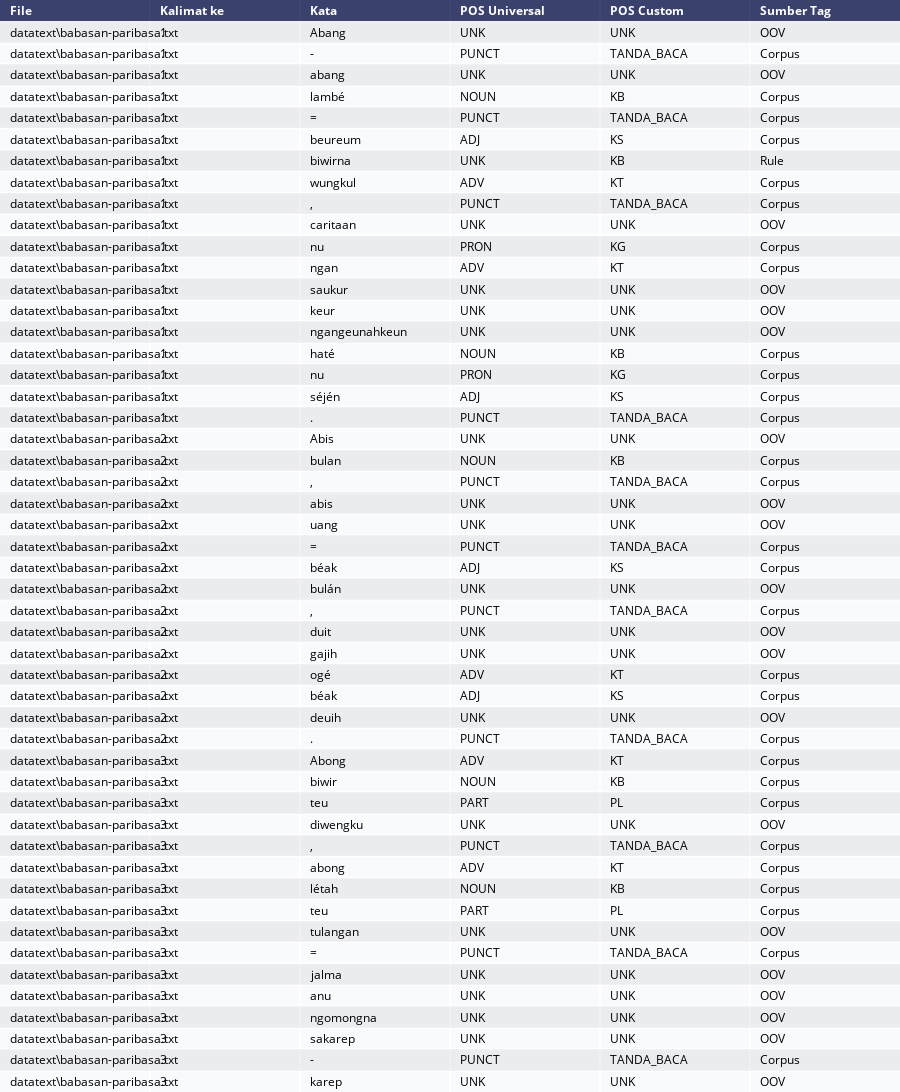

The code cell stored with this chart in its notebook:
### Code cell
import glob
import re
import pandas as pd
import plotly.express as px
import plotly.figure_factory as ff

# ==== 1. Fungsi untuk load corpus POS ====
def load_corpus(path):
    corpus = {}
    with open(path, "r", encoding="utf-8") as f:
        for line in f:
            line = line.strip()
            if not line or "/" not in line:
                continue
            word, pos = line.rsplit("/", 1)  # pakai rsplit supaya lebih aman
            word = word.lower().replace("é", "e")  # anggap é = e
            corpus[word] = pos
    return corpus

# ==== 2. Load corpus universal & custom ====
corpus_universal = load_corpus("corpus/pos-uni.txt")
corpus_custom = load_corpus("corpus/pos-sun.txt")

# ==== 3. Fungsi bantu untuk cek ke corpus ====
def _get_word_tag(word: str) -> str:
    """Cek tag dari corpus custom dulu, lalu universal"""
    return corpus_custom.get(word, corpus_universal.get(word, "UNK"))

def _check_infiks_ar(word: str):
    """Check for -ar- infix pattern (huruf ke-2 'a' dan ke-3 'r')"""
    if len(word) >= 4 and word[1] == 'a' and word[2] == 'r':
        base_word = word[0] + word[3:]
        return True, base_word
    return False, word

def _apply_kb_rules(word: str):
    """Apply KB rules untuk kata OOV"""
    word_lower = word.lower()

    # Rule: (-ar- jika huruf ke-2 a dan ke-3 r) + KB
    has_ar_infix, word_without_ar = _check_infiks_ar(word_lower)
    if has_ar_infix:
        base_tag = _get_word_tag(word_without_ar)
        if base_tag == 'KB':
            return 'KB'
        word_lower = word_without_ar

    # Rule: ka- + KS
    if word_lower.startswith('ka'):
        base_word = word_lower[2:]
        if base_word and _get_word_tag(base_word) == 'KS':
            return 'KB'

    # Rule: pa- + [KB / KP / KS]
    if word_lower.startswith('pa'):
        base_word = word_lower[2:]
        if base_word and _get_word_tag(base_word) in ['KB', 'KP', 'KS']:
            return 'KB'

    # Rule: pang- + [KB / KS]
    if word_lower.startswith('pang'):
        base_word = word_lower[4:]
        if base_word and _get_word_tag(base_word) in ['KB', 'KS']:
            return 'KB'

    # Rule: ar- + KB
    if word_lower.startswith('ar'):
        base_word = word_lower[2:]
        if base_word and _get_word_tag(base_word) == 'KB':
            return 'KB'

    # Rule: [KB / KP / KS] + -an
    if word_lower.endswith('an'):
        base_word = word_lower[:-2]
        if base_word and _get_word_tag(base_word) in ['KB', 'KP', 'KS']:
            return 'KB'

    # Rule: [KB / KP] + -eun
    if word_lower.endswith('eun'):
        base_word = word_lower[:-3]
        if base_word and _get_word_tag(base_word) in ['KB', 'KP']:
            return 'KB'

    # Rule: [KB / KP / KS / WIL] + -na
    if word_lower.endswith('na'):
        base_word = word_lower[:-2]
        if base_word and _get_word_tag(base_word) in ['KB', 'KP', 'KS', 'WIL']:
            return 'KB'

    # Rule: ka- + [KB / KP / KS] + -an
    if word_lower.startswith('ka') and word_lower.endswith('an'):
        base_word = word_lower[2:-2]
        if base_word and _get_word_tag(base_word) in ['KB', 'KP', 'KS']:
            return 'KB'

    # Rule: pa- + [KB / KP / KS] + -an
    if word_lower.startswith('pa') and word_lower.endswith('an'):
        base_word = word_lower[2:-2]
        if base_word and _get_word_tag(base_word) in ['KB', 'KP', 'KS']:
            return 'KB'

    # Rule: per- + KP + -an
    if word_lower.startswith('per') and word_lower.endswith('an'):
        base_word = word_lower[3:-2]
        if base_word and _get_word_tag(base_word) == 'KP':
            return 'KB'

    # Rule: pi- + KB + -an
    if word_lower.startswith('pi') and word_lower.endswith('an'):
        base_word = word_lower[2:-2]
        if base_word and _get_word_tag(base_word) == 'KB':
            return 'KB'

    # Rule: pi- + [KB / KP / KS] + -eun
    if word_lower.startswith('pi') and word_lower.endswith('eun'):
        base_word = word_lower[2:-3]
        if base_word and _get_word_tag(base_word) in ['KB', 'KP', 'KS']:
            return 'KB'

    return None

# ==== 4. Ambil semua file teks ====
files = glob.glob("datatext/*.txt")

all_data = []
oov_words = set()

# ==== 5. Proses setiap file ====
for file in files:
    with open(file, "r", encoding="utf-8") as f:
        text = f.read()

    # Pisahkan kalimat (akhiran .!? atau baris baru)
    sentences = re.split(r'(?<=[.!?])\s+|\n+', text.strip())
    sentences = [s for s in sentences if s]

    for i, sentence in enumerate(sentences, start=1):
        tokens = re.findall(r"\w+|[^\w\s]", sentence, re.UNICODE)

        for w in tokens:
            w_norm = w.lower().replace("é", "e")  # normalisasi huruf
            sumber_tag = "Corpus"

            if w_norm.isdigit():
                pos_uni, pos_cus = "NUM", "ANGKA"
            elif re.match(r"^\W+$", w_norm):  # tanda baca
                pos_uni, pos_cus = "PUNCT", "TANDA_BACA"
            else:
                pos_uni = corpus_universal.get(w_norm, "NOUN")  # default = NOUN
                pos_cus = corpus_custom.get(w_norm, "KB")       # default = KB (kata benda)

                # Kalau OOV, coba rule-based
                if pos_uni == "NOUN" and pos_cus == "KB":
                    rule_tag = _apply_kb_rules(w_norm)
                    if rule_tag:
                        pos_cus = rule_tag
                        sumber_tag = "Rule"
                    else:
                        oov_words.add(w_norm)
                        sumber_tag = "OOV"


            all_data.append({
                "File": file,
                "Kalimat ke": i,
                "Kata": w,
                "POS Universal": pos_uni,
                "POS Custom": pos_cus,
                "Sumber Tag": sumber_tag
            })

# ==== 6. DataFrame hasil tagging ====
df_pos = pd.DataFrame(all_data)

# ==== 7. Statistik kata ====
total_kata = len(df_pos)
kata_oov = len([w for w in df_pos["Sumber Tag"] if w == "OOV"])
kata_rule = len([w for w in df_pos["Sumber Tag"] if w == "Rule"])
kata_corpus = total_kata - kata_oov - kata_rule

print("=== Statistik Kata ===")
print(f"Total kata        : {total_kata}")
print(f"Kata dari Corpus  : {kata_corpus}")
print(f"Kata dari Rule    : {kata_rule}")
print(f"Kata OOV          : {kata_oov}")

# Simpan kata OOV ke file
import os

# Pastikan file disimpan di folder yang valid
output_file = os.path.join(os.getcwd(), "oov.txt")

with open(output_file, "w", encoding="utf-8") as f:
    for w in sorted(oov_words):
        f.write(w + "\n")

print(f"Daftar OOV berhasil disimpan ke: {output_file}")

# ==== 8. Tabel interaktif (preview 50 baris pertama) ====
fig_table = ff.create_table(df_pos.head(50))
fig_table.show()

# ==== 9. Distribusi POS Universal ====
pos_counts_uni = df_pos["POS Universal"].value_counts().reset_index()
pos_counts_uni.columns = ["POS", "Jumlah"]

fig_uni = px.bar(
    pos_counts_uni, x="POS", y="Jumlah",
    title="Distribusi POS (Universal)", color="POS",
    text="Jumlah"
)
fig_uni.update_traces(textposition="outside")
fig_uni.show()

# ==== 10. Distribusi POS Custom ====
pos_counts_cus = df_pos["POS Custom"].value_counts().reset_index()
pos_counts_cus.columns = ["POS", "Jumlah"]

fig_cus = px.bar(
    pos_counts_cus, x="POS", y="Jumlah",
    title="Distribusi POS (Custom)", color="POS",
    text="Jumlah"
)
fig_cus.update_traces(textposition="outside")
fig_cus.show()

# ==== 11. Perbandingan Universal vs Custom ====
comparison = df_pos.groupby(["POS Universal", "POS Custom"]).size().reset_index(name="Count")

fig_comp = px.scatter(
    comparison, x="POS Universal", y="POS Custom", size="Count",
    title="Perbandingan POS Universal vs Custom", color="Count"
)
fig_comp.show()
